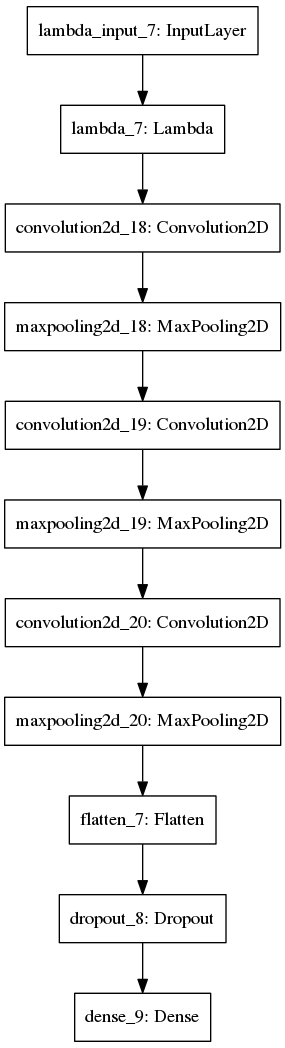

Source code (Python):
# -*- coding: utf-8 -*-

import csv
from matplotlib import pyplot as plt
import numpy as np
import scipy
from os import path
from tqdm import tqdm
import cv2
from sklearn.model_selection import train_test_split
from keras.models import Sequential
from keras.layers.convolutional import Convolution2D
from keras.layers.core import Dense, Flatten, Dropout, Lambda
from keras.layers.pooling import MaxPooling2D
from keras.callbacks import ModelCheckpoint, EarlyStopping, ReduceLROnPlateau

# Wrapper to load data from multiple directories, stack them together and
# return the images from center camera with corresponding steering angles
def load_data():
    img_center, steering = load_data_from_dir('data/data_1')
    
    img_center_tmp, steering_tmp = load_data_from_dir('data/data_2')
    img_center = np.vstack((img_center, img_center_tmp))
    steering = np.vstack((steering, steering_tmp))
    
    img_center_tmp, steering_tmp = load_data_from_dir('data/data_3')
    img_center = np.vstack((img_center, img_center_tmp))
    steering = np.vstack((steering, steering_tmp))
    
    img_center_tmp, steering_tmp = load_data_from_dir('data/data_4')
    img_center = np.vstack((img_center, img_center_tmp))
    steering = np.vstack((steering, steering_tmp))
    
    steering = steering.reshape(-1)
    return img_center, steering

# Load data from directories that have
#   a subdirectory called "IMG" that includes the images
#   a csv file named driving_log.csv that provides a list of images and associated steering angles
def load_data_from_dir(data_path):
    # Available fields in the csv files: 'throttle', 'brake', 'speed', 'steering', 'right', 'left', 'center'
    steering = []
    center = []
    with open(data_path+'/driving_log.csv') as f:
        log_dict = csv.DictReader(f)
        for line in log_dict:
            steering.append(float(line['steering']))
            center.append(line['center'])
    # Load images
    img_center = []
    for path_c in tqdm(center):
        img_name = path.split(path_c)[-1]
        p = path.join(data_path, 'IMG', img_name)
        img = scipy.misc.imread(p)
        img = preprocessing(img)
        img_center.append(img)
    img_center = np.array(img_center)
    steering = np.array(steering)
    steering = steering.reshape(-1,1)
    return img_center, steering

# Image preprocessing:
#   Downsample images
#   Crop 30% of the image from top (sky area)
def preprocessing(img):
    HEIGHT = 14
    WIDTH = 40
    h,w,c = img.shape
    # Crop the top 30% of the image that only shows the sky
    img = img[int(h*0.3):,:,:]
    img = cv2.resize(img,(WIDTH,HEIGHT))
    return img

#### Data Augmentation:
#    Keras has a super helpful data generator function called `ImageDataGenerator`
#    that can augment the available data with
#    new images synthesized by applying multiple wellknown transformations on them.
#    After trying all transformation with different purterbation values the following parameters turned out to work best with
#    the current architecture and dataset:
#    * rotation_range: 5 degrees (Degree range for random rotations)
#    * width_shift_range: 5% (Range for random horizontal shifts)
#    * height_shift_range: 5% (Range for random vertical shifts)
#    * zoom_range: 5% (Range for random zoom in/out)

def data_augmentation(x, y, batch_size):
    from keras.preprocessing.image import ImageDataGenerator
    import keras.backend as K

    option = dict(featurewise_center=False,
    samplewise_center=False,
    featurewise_std_normalization=False,
    samplewise_std_normalization=False,
    zca_whitening=False,
    rotation_range= 5,
    width_shift_range= 0.05,
    height_shift_range= 0.05,
    shear_range= 0.,
    zoom_range= 0.05,
    channel_shift_range=0.,
    fill_mode='nearest',
    cval=0.,
    horizontal_flip=False,
    vertical_flip=False,
    rescale=None,
    dim_ordering=K.image_dim_ordering())

    datagen = ImageDataGenerator(**option)
    datagen.fit(x)
    for X_batch, Y_batch in datagen.flow(x, y, batch_size=batch_size):
        X_batch, Y_batch = horizontal_flip(X_batch, Y_batch)
        yield X_batch, Y_batch

#Horizontal Flip:
#    Image outputs from the Keras generator are flipped horizontally with 50% randomness to increase the number of samples. 
#    Once an image is fliped, the associated steering angle is multipled by -1 to be consistent with the new image.
def horizontal_flip(x,y):
    x_ = np.copy(x)
    y_ = np.copy(y)
    for i in range(x.shape[0]):
        if (np.random.rand(1)>0.5):
            x_[i] = np.fliplr(x_[i])
            y_[i] = -np.copy(y_[i])
    return x_, y_
        
# Reducing zero-angle samples
#    The time series and histogram of the steering angles in training data is shown in the figure below. 
#    Since most of the track is straight, there is a large population around zero angle. 
def reduce_zero_angle_samples(x_train_all, y_train_all):
    zero_steering = y_train_all == 0
    idx = np.where(zero_steering)[0]
    np.random.shuffle(idx)
    idx = idx[:int(idx.shape[0]*0.01)]
    zero_steering[idx] = False
    
    x_train_all = x_train_all[np.logical_not(zero_steering)]
    y_train_all = y_train_all[np.logical_not(zero_steering)]
    return x_train_all, y_train_all

# Splitting Data Between Training and Validation Sets:
#    Since the consecutive samples are very similar to each other shuffling the data and spliting it into training and validation cause
#    the training set to have images almost identical to the ones in the validation set. To keep the validation set different from the
#    training set the samples are first divided into batches of 10 consecutive samples and then 33% of the batches are randomly selected as
#    the validation set. The histogram of training and validation sets are shown below. Note that the distributions are similar and there is no 
#    large peak at 0 anymore.
def split_data_test_validation(x_train_all, y_train_all):
    x_train_all, y_train_all = reduce_zero_angle_samples(x_train_all, y_train_all)
    n_frames = x_train_all.shape[0]
    
    seq_len = 10 
    n_chunkes = int(n_frames/seq_len)
    i_chunk_train,i_chunk_valid,_,_ = train_test_split(np.arange(n_chunkes, dtype=np.int32).reshape(-1,1),
                                                   np.arange(n_chunkes, dtype=np.int32).reshape(-1,1), test_size=0.33,random_state = 1)
    assert i_chunk_train.shape[0]+i_chunk_valid.shape[0] == n_chunkes

    i_valid = np.zeros((n_frames), dtype=np.bool)
    for i in i_chunk_valid:
        i_valid[i[0]*seq_len:(i[0]+1)*seq_len] = True
                
    x_valid, y_valid = x_train_all[i_valid], y_train_all[i_valid]
    x_train, y_train = x_train_all[np.logical_not(i_valid)], y_train_all[np.logical_not(i_valid)]
    assert x_valid.shape[0]+x_train.shape[0] == n_frames
    return x_train, y_train, x_valid, y_valid

def visualize_results(steering, y_train, y_valid):
    # Plot the time series of steering angles
    plt.figure(figsize=(12,6))
    plt.subplot(1,2,1)
    plt.plot(steering)
    plt.title("Steering angles (all data)")
    plt.ylabel("Normalized angle")
    plt.xlabel("Sample")
    
    # Plot histogram of steering angles
    plt.subplot(1,2,2)
    plt.hist(steering,100)
    plt.title("Steering angles histogram (all data)")
    plt.ylabel("Counts")
    plt.xlabel("Angle")
    plt.draw()
    plt.savefig('./Figures/steering_original')
    
    plt.figure(figsize=(12,6))
    # Plot histogram of angles in training set
    plt.subplot(1,2,1)
    plt.hist(y_train,100)
    plt.title("Angles after reducing zero values (train)")
    plt.ylabel("Counts")
    plt.xlabel("Angle")
    
    # Plot histogram of angles in training set
    plt.subplot(1,2,2)
    plt.hist(y_valid,100)
    plt.title("Angles after reducing zero values (train)")
    plt.ylabel("Counts")
    plt.xlabel("Angle")
    plt.draw()
    plt.savefig('./Figures/steering_equalized')
    
def shahnet(input_shape):
    keep_prob = 0.5 
    activation = 'elu'
    
    model = Sequential()
    model.add(Lambda(lambda x: x / 255.0 - 0.5, input_shape=input_shape, output_shape=input_shape))
    model.add(Convolution2D(8, 3, 3, subsample=(1, 1), border_mode="valid", activation=activation))
    model.add(MaxPooling2D(pool_size=(2, 2), strides=None, border_mode='valid', dim_ordering='default'))
    
    model.add(Convolution2D(8, 3, 3, subsample=(1, 1), border_mode="valid", activation=activation))
    model.add(MaxPooling2D(pool_size=(2, 2), strides=None, border_mode='valid', dim_ordering='default'))
    
    model.add(Convolution2D(16, 1, 1, subsample=(1, 1), border_mode="valid", activation=activation))
    model.add(MaxPooling2D(pool_size=(2, 2), strides=None, border_mode='valid', dim_ordering='default'))
    ## === Fully connected layers
    model.add(Flatten())
    model.add(Dense(50, activation=activation))
    model.add(Dropout(keep_prob))
    model.add(Dense(10, activation=activation))
    model.add(Dropout(keep_prob))
    model.add(Dense(1, activation='tanh'))
    
    #optimizer = keras.optimizers.Adamax(lr=0.001, beta_1=0.9, beta_2=0.999, epsilon=1e-08, decay=1e-10)
    optimizer = 'adam'
    model.compile(loss='mse',optimizer=optimizer)    
    
    # Save the best model by validation mean squared error
    checkpoint = ModelCheckpoint("model.h5", monitor='val_loss', verbose=1, save_best_only=True, mode='min')
    # Reduce learning rate when the validation loss plateaus
    reduce_lr = ReduceLROnPlateau(monitor='val_loss', factor=0.8, patience=5, min_lr=1e-6)    
    # Stop training when there is no improvment. 
    early_stop = EarlyStopping(monitor='val_loss', min_delta=0.0001, patience=20, verbose=1, mode='min')
    callbacks=[checkpoint, early_stop, reduce_lr]
    
    # Model visualization
    from keras.utils.visualize_util import plot
    plot(model, to_file='./Figures/model.png',show_shapes=True)
    model.summary()
    return model, callbacks


def shahnet_small(input_shape):
    keep_prob = 0.5 
    activation = 'elu'
    
    model = Sequential()
    model.add(Lambda(lambda x: x / 255.0 - 0.5, input_shape=input_shape, output_shape=input_shape))
    model.add(Convolution2D(8, 1, 1, subsample=(1, 1), border_mode="valid", activation=activation))
    model.add(MaxPooling2D(pool_size=(2, 2), strides=None, border_mode='valid', dim_ordering='default'))
    
    model.add(Convolution2D(8, 1, 1, subsample=(1, 1), border_mode="valid", activation=activation))
    model.add(MaxPooling2D(pool_size=(2, 2), strides=None, border_mode='valid', dim_ordering='default'))
    
    model.add(Convolution2D(8, 1, 1, subsample=(1, 1), border_mode="valid", activation=activation))
    model.add(MaxPooling2D(pool_size=(2, 2), strides=None, border_mode='valid', dim_ordering='default'))
    ## === Fully connected layers
    model.add(Flatten())
    model.add(Dropout(keep_prob))
    model.add(Dense(1, activation='tanh'))
    
    #optimizer = keras.optimizers.Adamax(lr=0.001, beta_1=0.9, beta_2=0.999, epsilon=1e-08, decay=1e-10)
    optimizer = 'adam'
    model.compile(loss='mse',optimizer=optimizer)    
    
    # Save the best model by validation mean squared error
    checkpoint = ModelCheckpoint("model_small.h5", monitor='val_loss', verbose=1, save_best_only=True, mode='min')
    # Reduce learning rate when the validation loss plateaus
    reduce_lr = ReduceLROnPlateau(monitor='val_loss', factor=0.8, patience=5, min_lr=1e-6)    
    # Stop training when there is no improvment. 
    early_stop = EarlyStopping(monitor='val_loss', min_delta=0.0001, patience=20, verbose=1, mode='min')
    callbacks=[checkpoint, early_stop, reduce_lr]
    
    
    # Model visualization
    from keras.utils.visualize_util import plot
    plot(model, to_file='./Figures/model_small.png',show_shapes=True)
    model.summary()
    return model, callbacks

#model, callbacks = shahnet_small(input_shape=(HEIGHT, WIDTH, CHANNEL))


    
# %% MAIN FUNCTION

    
def main(model_size):
    import keras.backend as K
    HEIGHT = 14
    WIDTH = 40
    CHANNEL = 3
    
    
    print("==================")
    print("Loading data ...")
    img_center, steering = load_data()
    x_train_all = img_center
    y_train_all = steering
    
    x_train, y_train, x_valid, y_valid = split_data_test_validation(x_train_all, y_train_all)
    
    
    visualize_results(steering, y_train, y_valid)
    plt.savefig('1.png')
    
    # Plot one image for negative, zero and positive angles
    neg = np.where(steering < -0.6)[0][0]
    pos = np.where(steering >  0.6)[0][0]
    zer = np.where(np.logical_and(steering > -0.02, steering < 0.02))[0][200]
    
    plt.figure(num=None, figsize=(12, 6), dpi=80, facecolor='w', edgecolor='k')
    plt.subplot(1,3,1)
    plt.imshow(img_center[neg])
    plt.axis('off')
    plt.title('Negative angle')
    
    plt.subplot(1,3,2)
    plt.imshow(img_center[zer])
    plt.axis('off')
    plt.title('Zero angle')
    
    plt.subplot(1,3,3)
    plt.imshow(img_center[pos])
    plt.axis('off')
    plt.title('Positive angle')
    
    
    
        
    
    #%%
    
    if (model_size.lower()=="small"):
        model, callbacks = shahnet_small(input_shape=(HEIGHT, WIDTH, CHANNEL))
        model_name = "model_small"
    elif(model_size.lower()=="large"):
        model, callbacks = shahnet(input_shape=(HEIGHT, WIDTH, CHANNEL))
        model_name = "model"
    else:
        raise Exception('Unknown model size. Use either "small" or "large".')
    
    
    # Save the model architecture
    with open(model_name+'.json','w') as f:
        f.write(model.to_json())
    
    # Train the model by using Keras' generator
    history = model.fit_generator(data_augmentation(x_train, y_train, batch_size=64),
                                      validation_data=(x_valid, y_valid),
                                      samples_per_epoch=len(x_train), nb_epoch=200,callbacks=callbacks)
    
    # Plot validation and training loss
    plt.plot(history.history['loss'])
    plt.plot(history.history['val_loss'])
    plt.title('model loss')
    plt.ylabel('loss')
    plt.xlabel('epoch')
    plt.legend(['train', 'test'], loc='upper left')
    plt.show()
    
    conv1 = K.function(model.inputs, [model.layers[1].output]) 
    conv2 = K.function(model.inputs, [model.layers[3].output]) 
    conv3 = K.function(model.inputs, [model.layers[5].output]) 
    
    img = x_train[0]
    img = img.reshape(np.hstack((1,img.shape)))
    a = np.array(conv1([img]))
    for i in range(a.shape[4]):
        plt.imshow(np.squeeze(a[:,:,:,:,i]),cmap='gray')
        plt.show()
    plt.show()
#%%

if __name__ == "__main__":
    import argparse
    parser = argparse.ArgumentParser(description='Train a deep CNN network for autonomous driving.')
    parser.add_argument('--model_size', type=str, default="large",
    help='use large for a 6-layer CNN (+4K parameters) and small for a 4-layer CNN (217 parameters).')
    args = parser.parse_args()
    main(args.model_size)



